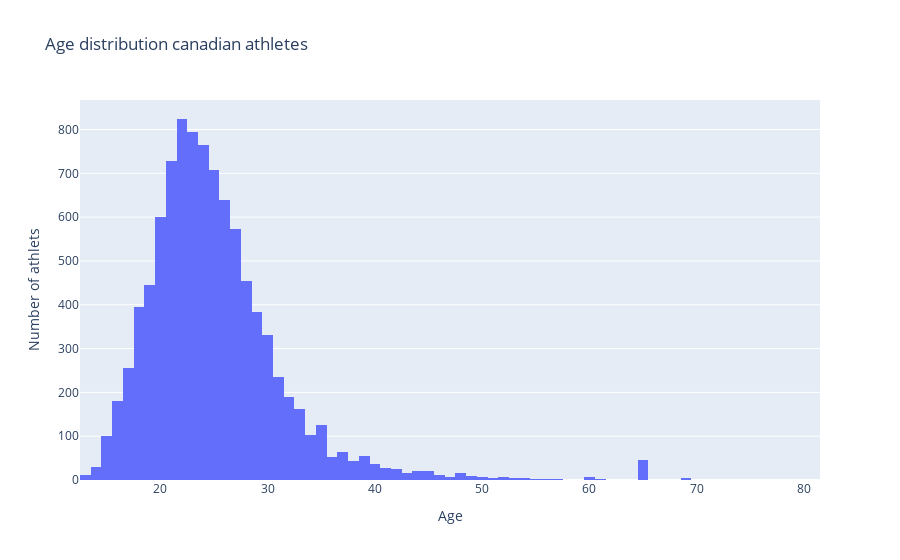

Notebook source saved alongside this figure:
### Markdown cell above
Set 3: Age distribution

### Code cell
fig = px.histogram(
    df_canada,
    x="Age",
    nbins=80,
    title="Age distribution canadian athletes",
    labels={"count": "Number of athletes"}
)
fig.update_layout(yaxis_title="Number of athlets")
fig.show()

### Figure 1 — Plotly figure (JSON) as saved in the notebook; plotly's stock layout.template omitted (floating-point values rounded to 4 significant figures; data arrays with more than 128 entries replaced by an {"elided": "..."} marker saying what was removed)
{"data": [{"alignmentgroup": "True", "bingroup": "x", "hovertemplate": "Age=%{x}<br>count=%{y}<extra></extra>", "legendgroup": "", "marker": {"color": "#636efa", "pattern": {"shape": ""}}, "name": "", "nbinsx": 80, "offsetgroup": "", "orientation": "v", "showlegend": false, "type": "histogram", "x": {"elided": "9733 int values"}, "xaxis": "x", "yaxis": "y"}], "layout": {"barmode": "relative", "legend": {"tracegroupgap": 0}, "title": {"text": "Age distribution canadian athletes"}, "xaxis": {"anchor": "y", "domain": [0, 1], "title": {"text": "Age"}}, "yaxis": {"anchor": "x", "domain": [0, 1], "title": {"text": "Number of athlets"}}}}
